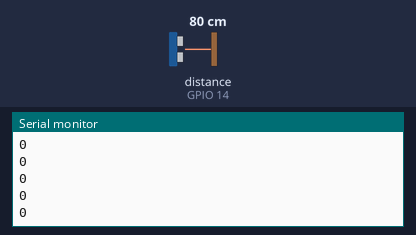
The sketch below on a simulated ESP32. On the bench: the last lines printed to the serial monitor. Wiring (inferred from the names in the program): ultrasonic range finder: trigger GPIO 13; echo GPIO 14. Inputs (shaded band) come from the test bench; at power-on: distance to the obstacle (sensor on GPIO 14) 80 cm. The echo pulse lasts 58.3 µs per cm; WiFi joins after 1.5 s; servers stay silent unless stated.

Above: at 3.0 s.
3.1 s: distance to the obstacle (sensor on GPIO 14) set to 2 cm
At 4.1 s:
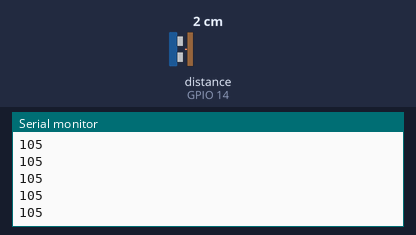
4.6 s: distance to the obstacle (sensor on GPIO 14) set to 4 cm
At 5.3 s:
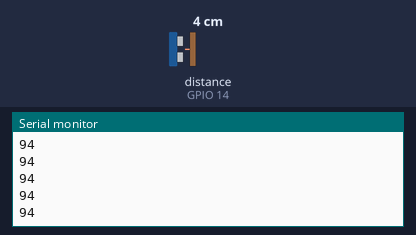
Timing chart, 0 to 7.6 s (numbered marks = the images above; inputs shaded):
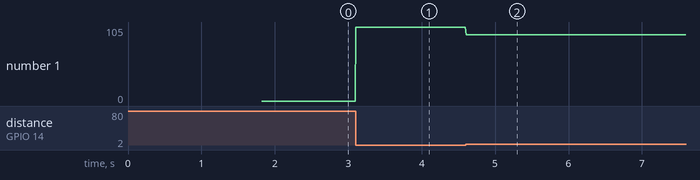

The sketch:

WaterIndicatoresp32.ino
```cpp
// // /*************************************************************

// //   This sketch shows how to write values to Virtual Pins

// //   NOTE:
// //   BlynkTimer provides SimpleTimer functionality:
// //     http://playground.arduino.cc/Code/SimpleTimer

// //   App dashboard setup:
// //     Value Display widget attached to Virtual Pin V5
// //  *************************************************************/

// // /* Fill-in information from Blynk Device Info here */
// #define BLYNK_TEMPLATE_ID           "TMPL3_BG4wTfm"
// #define BLYNK_TEMPLATE_NAME         "water"
// #define BLYNK_AUTH_TOKEN            "GUygV_nlV9SQYhtYVIRpNnFcma9d4yfQ"

// // // /* Comment this out to disable prints and save space */
// #define BLYNK_PRINT Serial


// #include <ESP8266WiFi.h>
// #include <BlynkSimpleEsp8266.h>

// // // Your WiFi credentials.
// // // Set password to "" for open networks.
// char ssid[] = "iotdata";
// char pass[] = "12345678";
// int tankdepth = 20;

// BlynkTimer timer;

// void waterlevel(){
//   digitalWrite(trig, LOW);
//   delayMicroseconds(2);
//   digitalWrite(trig, HIGH);
//   delayMicroseconds(10);
//   digitalWrite(trig, LOW);
//   long t = pulseIn(echo, HIGH);
//   long cm = t / 29 / 2;
//   Serial.println(cm);
//   long level=tankdepth-cm;
//   if(level < 0)
//   level=0;
//   level=map(level,0,tankdepth-3,0,100);
//   // Serial.println(level);
//   // Blynk.virtualWrite(V0, level);
// }


// // // This function sends Arduino's up time every second to Virtual Pin (5).
// // // In the app, Widget's reading frequency should be set to PUSH. This means
// // // that you define how often to send data to Blynk App.
// // // void myTimerEvent()
// // // {
// // //   // You can send any value at any time.
// // //   // Please don't send more that 10 values per second.
// // //   Blynk.virtualWrite(V5, millis() / 1000);
// // // }

// #define trig D2
// #define echo D0

// #include <ESP8266WiFi.h>

// char ssid[] = "iotdata";
// char pass[] = "12345678";
// int tankdepth = 20;

// void setup() {
//   pinMode(trig, OUTPUT);
//   pinMode(echo, INPUT);
//   Serial.begin(115200);
// }

// void loop() {
//   digitalWrite(trig, LOW);
//   delayMicroseconds(2);
//   digitalWrite(trig, HIGH);
//   delayMicroseconds(10);
//   digitalWrite(trig, LOW);

//   long t = pulseIn(echo, HIGH);
//   Serial.print(t);
//   long cm = t / 29 / 2;

//   Serial.println(cm);

//   long level = tankdepth - cm;
//   if (level < 0)
//     level = 0;
//   level = map(level, 0, tankdepth - 3, 0, 100);

//   Serial.println("Water Level: " + String(level) + "%");

//   delay(1000); // Delay to control the rate of serial output
// }

// #define trigPin D0
// #define echoPin D2

// void setup() {
//   Serial.begin(115200);
//   pinMode(trigPin, OUTPUT);
//   pinMode(echoPin, INPUT);
// }

// void loop() {
//   digitalWrite(trigPin, LOW);
//   delayMicroseconds(2);
//   digitalWrite(trigPin, HIGH);
//   delayMicroseconds(10);
//   digitalWrite(trigPin, LOW);

//   long duration = pulseIn(echoPin, HIGH);
//   long distance = (duration * 0.0343) / 2; // Calculate distance in centimeters

//   Serial.print("Duration: ");
//   Serial.print(duration);
//   Serial.print(" microseconds, Distance: ");
//   Serial.print(distance);
//   Serial.println(" cm");

//   delay(1000);
// }

// void setup() {
//   Serial.begin(9600);

//   // Test digital pins from D0 to D13
//   for (int pin = 0; pin <= 13; pin++) {
//     pinMode(pin, OUTPUT);
//     digitalWrite(pin, HIGH);
//     delay(500);
//     digitalWrite(pin, LOW);
//     delay(500);
//     Serial.println("All good");
//   }


// }

// void loop() {
//   // Nothing to do in loop
// }

// int trig=7;

// int echo=6;
// long duration;
// long distance;

// void setup(){
// Serial.begin(9600);
// pinMode(7,OUTPUT);
// pinMode(6,INPUT);

// }

// void loop(){
//   digitalWrite(trig, LOW);
//   delayMicroseconds(2);
//   digitalWrite(trig, HIGH);
//   delayMicroseconds(10);
//   digitalWrite(trig, LOW);

//   duration = pulseIn(echo, HIGH);
//   distance = duration /29 /2;// Calculate distance in centimeters

//   Serial.print("Duration: ");
//   Serial.print(duration);
//   delay(1000);
//   Serial.print(" microseconds, Distance: ");
//   Serial.print(distance);
//   Serial.println(" cm");
// }

/* Fill-in information from Blynk Device Info here */
#define BLYNK_TEMPLATE_ID "TMPL3_BG4wTfm"
#define BLYNK_TEMPLATE_NAME "water"
#define BLYNK_AUTH_TOKEN "MscLBAb7Wo5Y0ON6ddLt2f1PDdXuYTxT"

// /* Comment this out to disable prints and save space */
#define BLYNK_PRINT Serial


#include <WiFi.h>
#include <WiFiClient.h>
 #include <BlynkSimpleEsp32.h>

// Your WiFi credentials.
// Set password to "" for open networks.
char ssid[] = "Airsky_5Ghz";
char pass[] = "Baski@2020";
char auth[] = "MscLBAb7Wo5Y0ON6ddLt2f1PDdXuYTxT";
int tankdepth = 22;

#define trig 13
#define echo 14

BlynkTimer timer;

// This function sends Arduino's up time every second to Virtual Pin (5).
// In the app, Widget's reading frequency should be set to PUSH. This means
// that you define how often to send data to Blynk App.

void waterlevel(){
  digitalWrite(trig, LOW);
  delayMicroseconds(2);
  digitalWrite(trig, HIGH);
  delayMicroseconds(10);
  digitalWrite(trig, LOW);
  long t = pulseIn(echo, HIGH);
  long cm = t / 29 / 2;
  long level=tankdepth-cm;
  if(level < 0)
  level=0;
  level=map(level,0,tankdepth-3,0,100);
  Serial.println(level);
  Blynk.virtualWrite(V0, level);
}


void setup()
{
  pinMode(trig, OUTPUT);
  pinMode(echo, INPUT);
  Serial.begin(115200);
  Blynk.begin(auth, ssid, pass);
  timer.setInterval(10L, waterlevel);
}

void loop()
{

  Blynk.run();
  timer.run(); // Initiates BlynkTimer
}
```

Measured:
- after the input at 3.1 s, the serial monitor: prints a new line at once (image 1)
- after the input at 4.6 s, the serial monitor: prints a new line at once (image 2)
- plotted number 1: 0 → 105 after the input at 3.1 s, 105 → 94 after the input at 4.6 s
